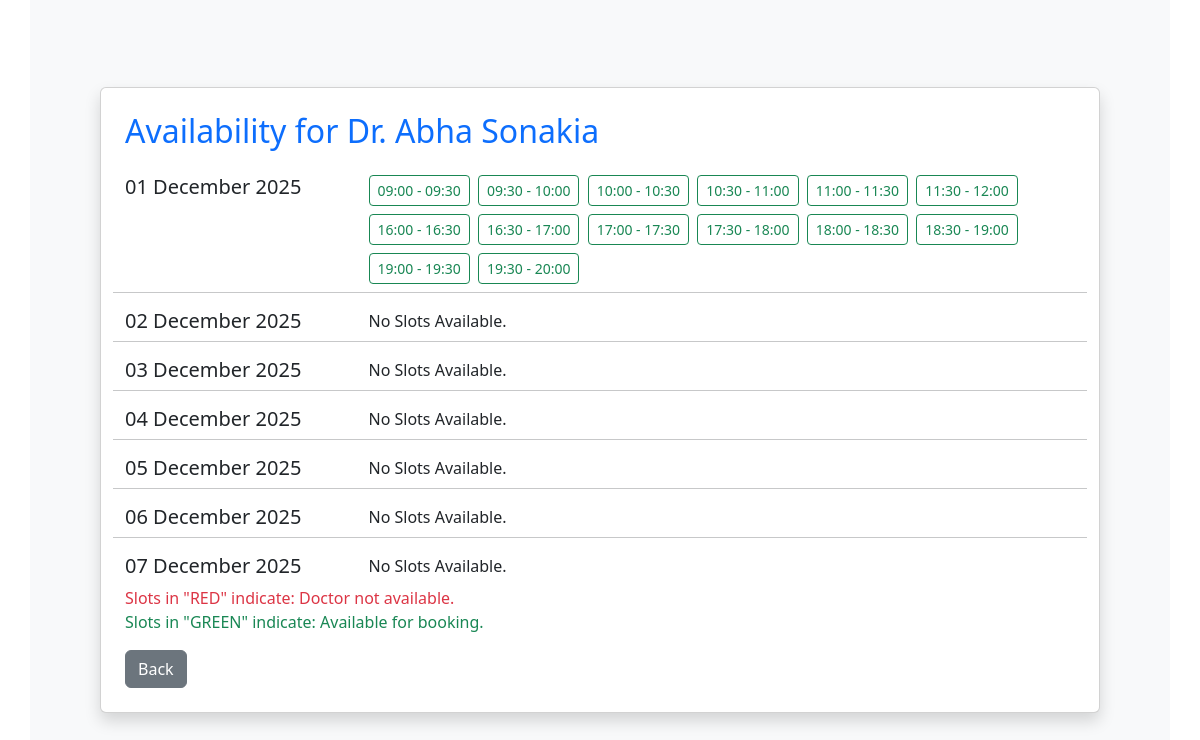
/check_availability?doc_id=1 (signed in), run on an earlier commit of the app's database.
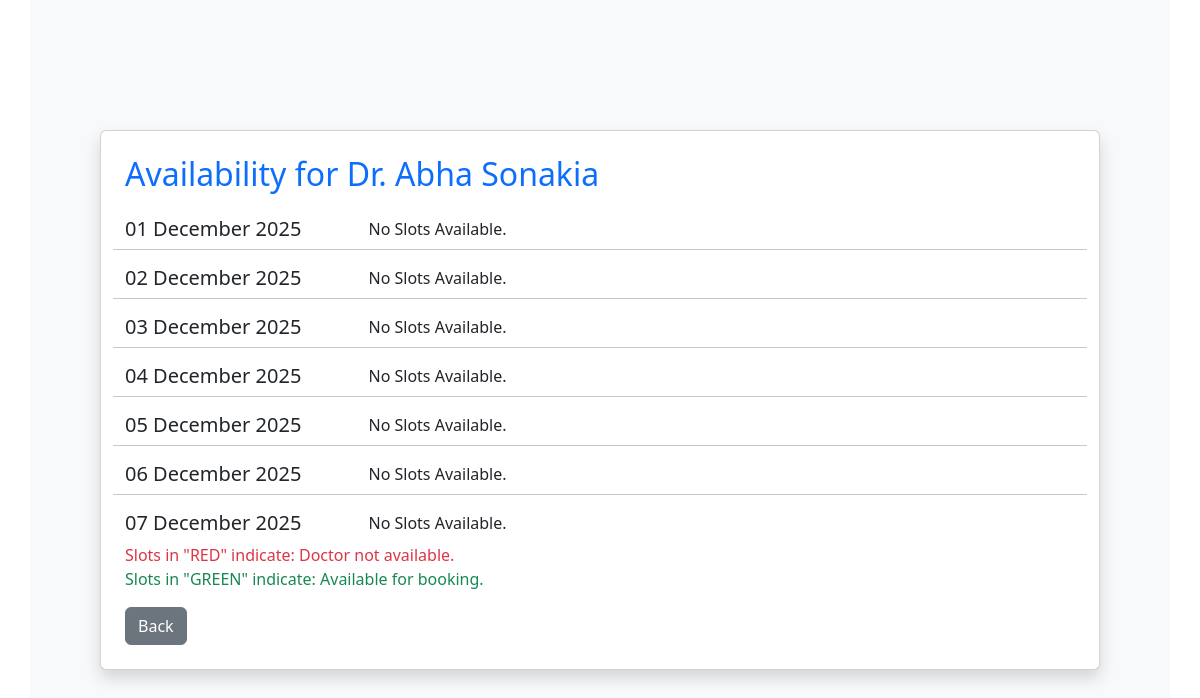
And on a later commit of the database.
### backend/models.py (models this page shows)
class Doctor_Availability(db.Model):
    __tablename__="doctor_availability"
    id = db.Column(db.Integer, primary_key = True, autoincrement = True)
    doctor_id = db.Column(db.Integer, db.ForeignKey("doctor.id"), nullable=False)
    date = db.Column(db.Date, nullable=False, index=True)
    start_time = db.Column(db.Time, nullable=False)
    end_time = db.Column(db.Time, nullable=False)
    is_active=db.Column(db.Boolean,nullable=False)
    appointments = db.relationship("Appointment",backref="booked_slot",cascade="all, delete-orphan")

### backend/routes.py (the view, shortened to what this page needs)
@app.route("/check_availability", methods=["GET", "POST"])
def check_availability():
    if request.method=="GET":
        doc_id = request.args.get("doc_id")
        doctor=Doctor.query.get(doc_id)
        doc_name=doctor.full_name
        today = date.today()
        dates = [today + timedelta(days=i) for i in range(7)]
        slots_by_date = {d: [] for d in dates}
        all_slots1 = Doctor_Availability.query.filter(
        Doctor_Availability.doctor_id == doc_id,
        Doctor_Availability.date.in_(dates),
        ).order_by(Doctor_Availability.date,
               Doctor_Availability.start_time).all()
        back_url=None
        all_slots = []
        for slot in all_slots1:
            if slot.date == today:
                if slot.start_time <= datetime.now().time():
                    continue
            all_slots.append(slot)
        if isinstance(current_user, Admin):
            back_url = "/dashboard/admin"
        for slot in all_slots:
            slots_by_date[slot.date].append(slot)
        is_booking_allowed=False
        is_reschedule_allowed = False
        doc_avlb_id=None
        if request.args.get("action") == "reschedule":
            doc_avlb_id = request.args.get("slot_id")
            is_reschedule_allowed = True
        if isinstance(current_user, Patient):
            is_booking_allowed = True
            back_url = "/dashboard/patient"
        return render_template("patient/check_doc_availability.html",doc_avlb_id=doc_avlb_id if doc_avlb_id else None,is_reschedule_allowed=is_reschedule_allowed,back_url=back_url,is_booking_allowed=is_booking_allowed,slots_by_date=slots_by_date, dates=dates,doc_name=doc_name,doc_id=doc_id)

### app.py (called while the page is built)
def create_app():
    app = Flask(__name__)
    app.config["SQLALCHEMY_DATABASE_URI"] = "sqlite:///mydb.sqlite3"
    db.init_app(app)
    app.config["SECRET_KEY"] = "mysecretkey"
    loginmanager=LoginManager(app)
    @loginmanager.user_loader
    def load_user(email):
        obj=db.session.query(Doctor).filter_by(email=email).first() or db.session.query(Patient).filter_by(email=email).first() or db.session.query(Admin).filter_by(email=email).first()
        return obj
    app.app_context().push()
    return app

### backend/models.py (called while the page is built)
    @property
    def is_active(self):
        return self.status

### backend/routes.py (called while the page is built)
@app.before_request
def inactive_users():
    msg = None
    if not current_user.is_authenticated and request.endpoint != "login" and request.endpoint!="register" and request.endpoint!="home":
        if(current_user.is_active == False):
            msg = "You are not allowed to access the application. Please contact administrator."
        logout_user()
        return redirect(url_for("login", msg=msg))

### templates/patient/check_doc_availability.html (shortened to what this page needs)
<!DOCTYPE html>
<html lang="en">
<head>
    <link href="https://cdn.jsdelivr.net/npm/bootstrap@5.3.8/dist/css/bootstrap.min.css" rel="stylesheet"
>
    <link rel="stylesheet" href="https://cdn.jsdelivr.net/npm/bootstrap-icons@1.13.1/font/bootstrap-icons.min.css">
</head>
<body>
    <div class="container min-vh-100 d-flex justify-content-center align-items-center bg-light">
        <div class="card shadow p-4" style="width: 1000px;">
            <h2 class="mb-4 text-primary">Availability for {{doc_name}}</h2>
            <form method="POST" action="{{url_for('check_availability',doc_id=doc_id, action='reschedule', slot_id=doc_avlb_id) if is_reschedule_allowed else url_for('check_availability',doc_id=doc_id)}}">
                    {% for d in dates %}
                    <div class="row">
                        <div class="col-3">
                            <h5>
                                {{ d.strftime("%d %B %Y") }}
                            </h5>
                        </div>
                        <div class="col-9">
                            {% if slots_by_date[d] %}
                            {% for slot in slots_by_date[d] %}
                            <div class="btn-group">
                                <label class="btn {{ 'btn-outline-success' if slot.is_active else 'btn-outline-danger' }} btn-sm me-1 mb-2" for="slot{{ slot.id }}">
                                    {{ slot.start_time.strftime("%H:%M") }} - {{ slot.end_time.strftime("%H:%M") }}
                                </label>
                            </div>
                            {% endfor %}
                            {% else %}
                            <div>
                                No Slots Available.
                            </div>
                            {% endif %}
                        </div>
                        {% if not loop.last %}
                        <hr>
                        {% endif %}
                    </div>
                    {% endfor %}
                    <div class="text-danger">
                        Slots in "RED" indicate: Doctor not available.
                    </div>
                    <div class="text-success mb-3">
                        Slots in "GREEN" indicate: Available for booking.
                    </div>
                    <div class="d-flex justify-content-between">
                        <a href="{{back_url}}" class="btn btn-secondary">Back</a>
                    </div>
            </form>
        </div>
    </div>
</body>
</html>

What changed in the data, as far as the page shows it:
removed Doctor_Availability: start_time "09:00", end_time "09:30"
removed Doctor_Availability: start_time "09:30", end_time "10:00"
removed Doctor_Availability: start_time "10:00", end_time "10:30"
removed Doctor_Availability: start_time "10:30", end_time "11:00"
removed Doctor_Availability: start_time "11:00", end_time "11:30"
removed Doctor_Availability: start_time "11:30", end_time "12:00"
removed Doctor_Availability: start_time "16:00", end_time "16:30"
removed Doctor_Availability: start_time "16:30", end_time "17:00"
removed Doctor_Availability: start_time "17:00", end_time "17:30"
removed Doctor_Availability: start_time "17:30", end_time "18:00"
removed Doctor_Availability: start_time "18:00", end_time "18:30"
removed Doctor_Availability: start_time "18:30", end_time "19:00"
removed Doctor_Availability: start_time "19:00", end_time "19:30"
removed Doctor_Availability: start_time "19:30", end_time "20:00"
Also different on the page:
new list line: "No Slots Available."
